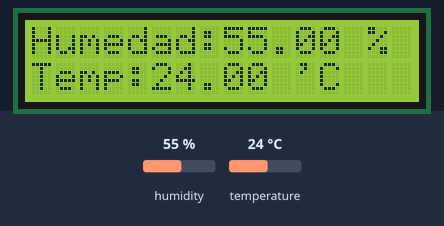
A sketch run on a simulated Arduino Uno, built with avr-gcc and run on an emulated ATmega328P. Parts: 16×2 character LCD. The inputs (shaded band) are chosen by the test bench; at power-on: humidity 55 %, temperature 24 °C.

Above: at 2.7 s.
2.8 s: humidity set to 22 %
At 5.3 s:
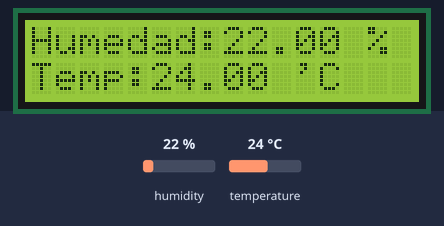
5.8 s: temperature set to 12 °C
At 7.7 s:
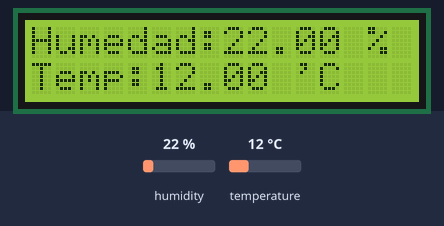
8.8 s: humidity set to 40 %
At 11.4 s:
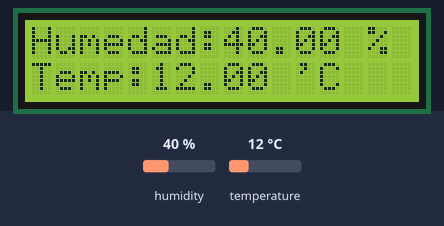
11.9 s: temperature set to 19 °C
At 13.9 s:
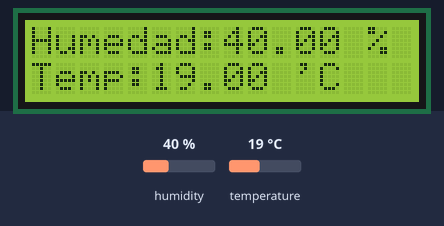
Timing chart, 0 to 15.4 s (numbered marks = the images above; inputs shaded):
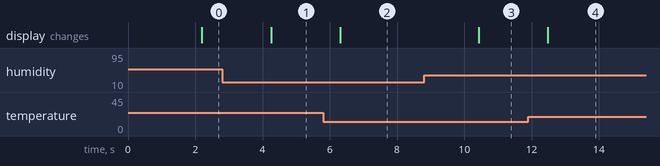

The sketch:

lcd_1_node_mcu.ino
```cpp
#include "DHT.h"
DHT dht(2, DHT11);
#include <LiquidCrystal_I2C.h>
// Construct an LCD object and pass it the
// I2C address, width (in characters) and
// height (in characters). Depending on the
// Actual device, the IC2 address may change.
LiquidCrystal_I2C lcd(0x3F, 16, 2);

void setup() {
 dht.begin();
 lcd.begin(16,2);     // The begin call takes the width and height. This
 lcd.init();          // Should match the number provided to the constructor.
 lcd.backlight();     // Turn on the backlight.
 lcd.setCursor(0, 0); // Move the cursor characters to the right and
                      // zero characters down (line 1).
 lcd.print("Hola");  // Print HELLO to the screen, starting at 0,0.


 lcd.setCursor(0, 1);    // Move the cursor to the next line and print
 lcd.print("Mundo");     // WORLD.
  }


void loop() {
  // ESPERAR ENTRE MEDICIONES, NECESARIO PARA EL BUEN FUNCIONAMIENTO
  delay(2000);

  // LEER LA HUMEDAD USANDO EL METRODO READHUMIDITY
  float h = dht.readHumidity();
  // LEER LA TEMPERATURA USANDO EL METRODO READTEMPERATURE
  float t = dht.readTemperature();

  // REVISAR QUE LOS RESULTADOS SEAN VALORES NUMERICOS VALIDOS, INDICANDO QUE LA COMUNICACION ES CORRECTA
  if (isnan(h) || isnan(t)) {
    Serial.println("Falla al leer el sensor DHT11!");
    return;
  }

  // IMPRIMIR RESULTADO AL MONITOR SERIAL
  lcd.setCursor(0, 0);
  lcd.print("Humedad:");
  lcd.print(h);
  lcd.print(" % ");
  lcd.setCursor(0, 1);
  lcd.print("Temp:");
  lcd.print(t);
  lcd.println(" 'C    ");
}
```

Measured:
- after the input at 2.8 s, the display: changes after 1.5 s (image 1)
- after the input at 5.8 s, the display: changes after 0.51 s (image 2)
- after the input at 8.8 s, the display: changes after 1.6 s (image 3)
- after the input at 11.9 s, the display: changes after 0.58 s (image 4)
